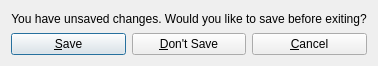
<?xml version="1.0" encoding="UTF-8"?>
<ui version="4.0">
 <class>SaveFileDialog</class>
 <widget class="QDialog" name="SaveFileDialog">
  <property name="geometry">
   <rect>
    <x>0</x>
    <y>0</y>
    <width>366</width>
    <height>66</height>
   </rect>
  </property>
  <property name="windowTitle">
   <string>Unsaved Changes</string>
  </property>
  <layout class="QVBoxLayout" name="verticalLayout">
   <item>
    <widget class="QLabel" name="label_description">
     <property name="text">
      <string>You have unsaved changes. Would you like to save before exiting?</string>
     </property>
     <property name="alignment">
      <set>Qt::AlignmentFlag::AlignCenter</set>
     </property>
    </widget>
   </item>
   <item>
    <layout class="QHBoxLayout" name="horizontalLayout">
     <item>
      <widget class="QPushButton" name="button_save">
       <property name="text">
        <string>&amp;Save</string>
       </property>
       <property name="default">
        <bool>true</bool>
       </property>
      </widget>
     </item>
     <item>
      <widget class="QPushButton" name="button_dontsave">
       <property name="text">
        <string>&amp;Don't Save</string>
       </property>
      </widget>
     </item>
     <item>
      <widget class="QPushButton" name="button_cancel">
       <property name="text">
        <string>&amp;Cancel</string>
       </property>
      </widget>
     </item>
    </layout>
   </item>
  </layout>
 </widget>
 <resources/>
 <connections/>
</ui>
